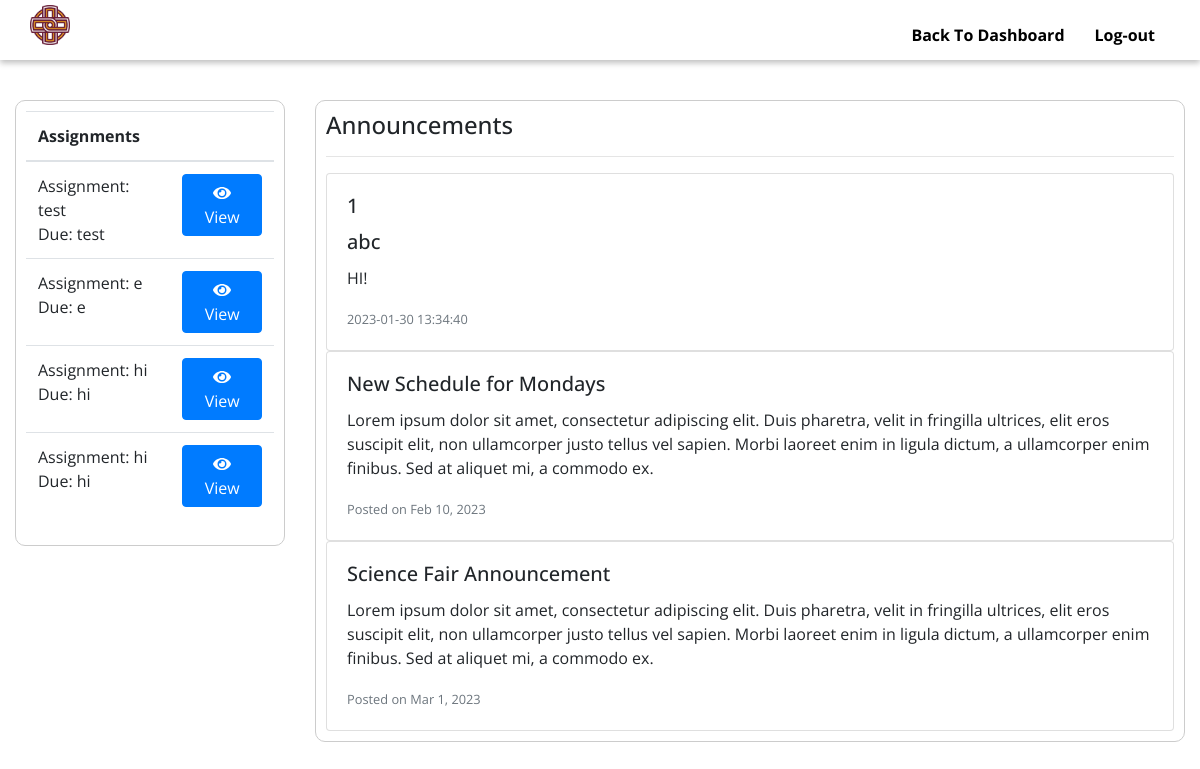
The app's page /student_dash.php (signed in), older data.
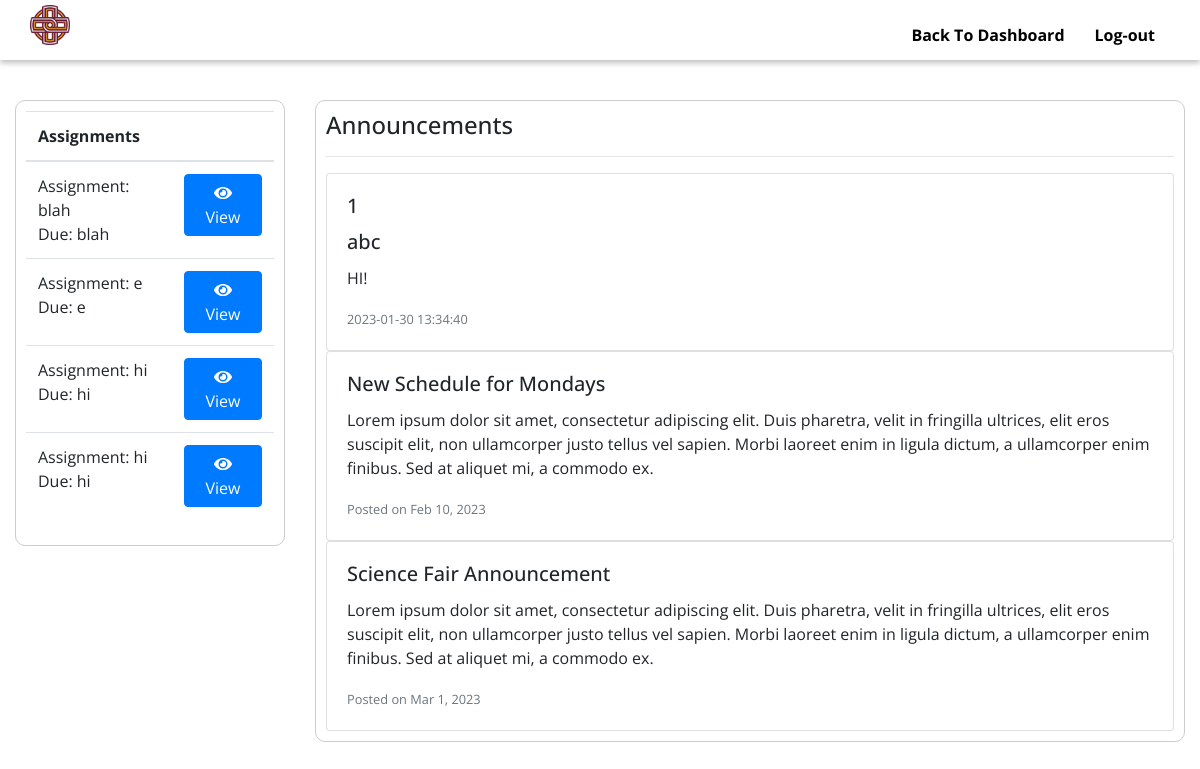
The same page, newer data.
### tables this page shows
CREATE TABLE `Assignments` (
  `Assignment_id` int NOT NULL AUTO_INCREMENT,
  `Class_id` int NOT NULL,
  `Assignment_name` varchar(200) NOT NULL,
  `Assignment_type` varchar(100) NOT NULL,
  `Due_date` datetime NOT NULL,
  `No_of_attempts` int NOT NULL,
  `Is_active` tinyint(1) NOT NULL DEFAULT '0',
  PRIMARY KEY (`Assignment_id`),
  KEY `Class_id` (`Class_id`),
  CONSTRAINT `Assignments_ibfk_1` FOREIGN KEY (`Class_id`) REFERENCES `Class` (`Class_id`)
);

### includes/classes.php (called while the page is built, shortened)
<?php
include("db_connect.php");
class Student extends User{
    public function getAssignmentsDue(){
        global $conn;
        $stmt = $conn->prepare("Select Assignment_id,Assignment_name,Due_date,Is_active from Assignments where Class_id = (select Class_1 from Users where User_ID=?) OR Class_id = (select Class_2 from Users where User_ID=?) OR Class_id = (select Class_3 from Users where User_ID=?) OR Class_id = (select Class_4 from Users where User_ID=?) OR Class_id = (select Class_5 from Users where User_ID=?)");
        $stmt->bind_param("iiiii",$this->user_id,$this->user_id,$this->user_id,$this->user_id,$this->user_id);
        $stmt->execute();
        $stmt->bind_result($id,$name,$due_date,$is_active);
        $array = array();
        while($stmt->fetch()){
            array_push($array, array($id,$name,$due_date,$is_active));
        }
        return $array;
    }
}
?>

### student_dash.php (the view, shortened to what the changed rows need)
<?php
include("includes/classes.php");
?>
<!DOCTYPE html>
<html lang="en">
<head>
        <link rel="stylesheet" type="text/css" href="styles/style.css">
    </head>
    <link rel="stylesheet" href="https://stackpath.bootstrapcdn.com/bootstrap/4.3.1/css/bootstrap.min.css">
    <link rel="stylesheet" href="https://cdnjs.cloudflare.com/ajax/libs/font-awesome/5.15.2/css/all.min.css" />
</head>
<body style="border: 0px solid black;">
    <div class="container-fluid">
        <div class="row">
    <div class="col-md-3">
        <div class="container-rounded">
        <table class='table'>
        <thead>
        <tr>
        <th scope='col'>Assignments</th>
        <th scope="col"></th>
        </tr>
        </thead>
        <tbody>
        <?php
        $test_user = new Student(1,"test","test","email","student","1","2","3","4","5");
        $assignments_due = $test_user->getAssignmentsDue();
            foreach($assignments_due as $assignment){
                echo " <tr>";
                echo " <td>Assignment: ".$assignment[1]."<br />";
                echo " Due: ".$assignment[1]."<br></td>";
                echo " <td><button onclick='beginAssignment($assignment[0]);' type='button' class='btn btn-view btn-primary'><i class='fas fa-eye'></i> View</button></td>";
            }
            echo ' </tbody>';
            echo "</table>";
            echo "</div>";
            ?>
        </div>
    </div>
</div>
</body>
</html>

Row changes from the older to the newer data that the page shows:
removed assignments: Assignment_name "test"
added assignments: Assignment_name "blah"
